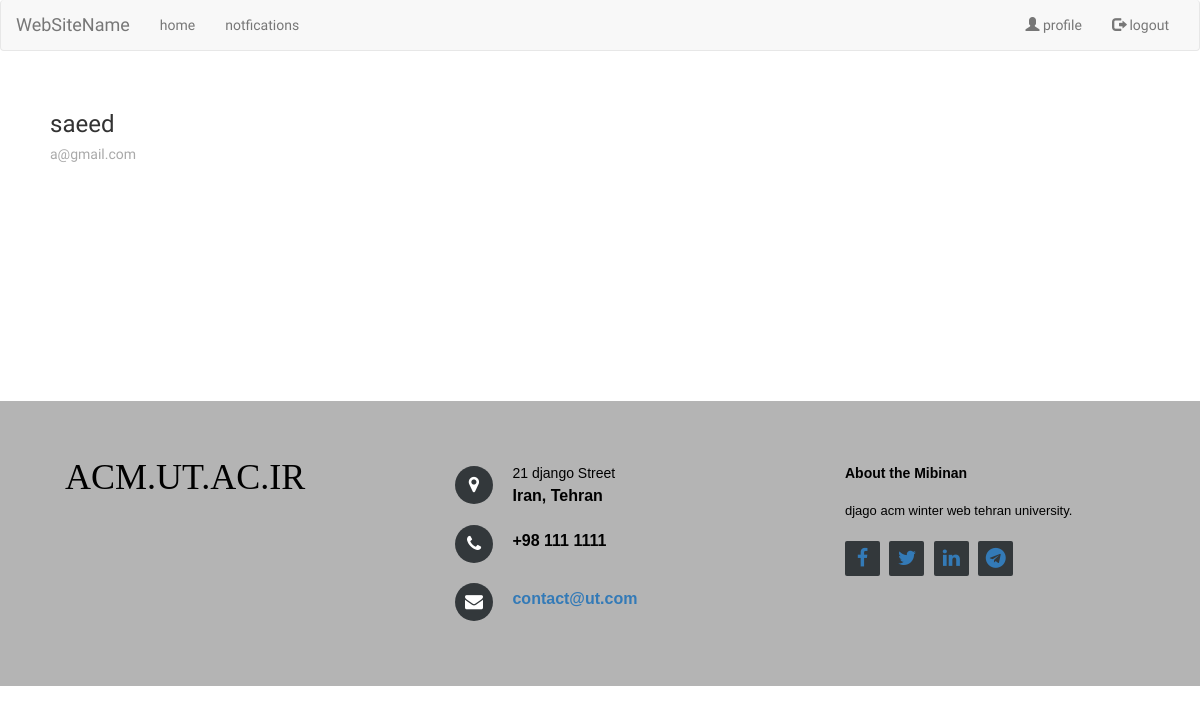
Page /blog/home/1/ on the earlier database version.
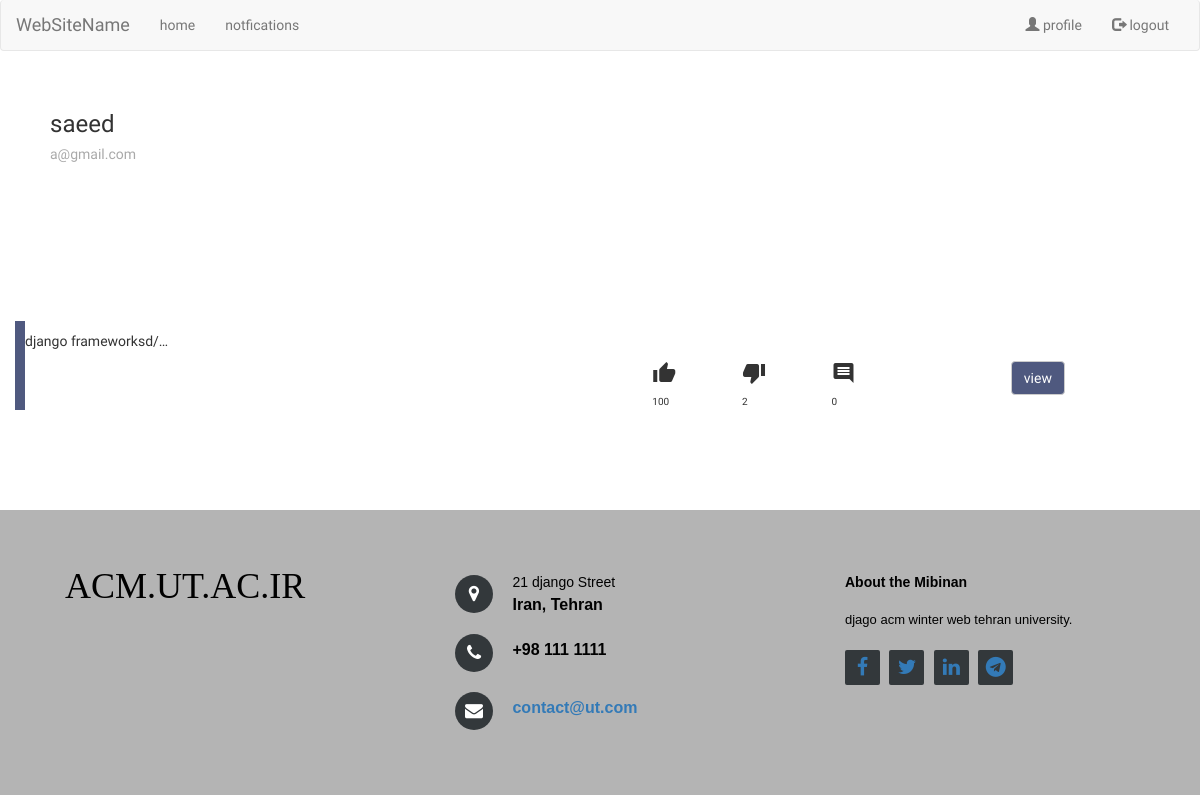
Same page on the later database version.
### blog/models.py (models this page shows)
class Post(models.Model):
    text = models.TextField()
    user = models.ForeignKey(User, related_name='posts')
    like = models.IntegerField(default=0)
    dislike = models.IntegerField(default=0)

### blog/views.py (the view)
# urls.py: url(r'^home/(?P<pk>\d+)/$', views.home, name='home'),
def home(request, pk):
    user = get_object_or_404(User, pk=pk)
    posts = models.Post.objects.filter(user=user)
    return render(request, 'blog/profile.html', {'user': user, 'posts': posts})

### blog/templates/blog/profile.html (shortened to what this page needs)
{% extends 'base.html' %}
{% load static %}
{% load staticfiles %}
{% block content %}
    <div class="container ">
        <div class="row ">
            <div class=" col-8">
                <div class="row" style="margin-bottom: 30px;margin-top: 20px;height:25vh  ">
                    <div class="align-items-center" style="margin-left: 50px">
                        <div>
                            <h3>{{ user.username }}</h3>
                            <h5 style="color: darkgray">{{ user.email }}</h5>
                        </div>
                    </div>
                </div>
                {% for post in posts %}
                    <div class="card" style=";margin-bottom: 20px;border-left:rgba(41,53,99,0.82)  solid 10px">
                        <div class="card-body">
                            <p class="card-text" style="margin-top: 10px">{{ post.text | truncatechars:20 }}</p>
                            <div class="likeBar">
                                <div class="likes">
                                    <div class=""><i class="material-icons">thumb_up</i></div>
                                    <div class="align-self-center "><span style="font-size: 10px">{{ post.like }}</span>
                                    </div>
                                </div>
                                <div class="dislikes">
                                    <div class=""><i class="material-icons">thumb_down</i></div>
                                    <div class="align-self-center "><span
                                            style="font-size: 10px">{{ post.dislike }}</span>
                                    </div>
                                </div>
                                <div class="comments">
                                    <div class=""><i class="material-icons">comment</i></div>
                                    <div class=" align-self-center "><span
                                            style="font-size: 10px">{{ post.comments | length }}</span></div>
                                </div>
                                <div class="view">
                                    <a href="{% url 'post_detail' post.pk %}">
                                        <button onmouseover="aa()" type="button" class="buuuut btn btn-default">view
                                        </button>
                                    </a>
                                </div>
                            </div>
                        </div>
                    </div>
                {% endfor %}
            </div>
        </div>
    </div>
{% endblock %}

### templates/base.html (shortened to what this page needs)
{% load static %}
<!DOCTYPE html>
<html>
<head>
    <link rel="stylesheet" href="https://maxcdn.bootstrapcdn.com/bootstrap/3.3.7/css/bootstrap.min.css">
    <link rel="stylesheet" href="{% static 'accounts/css/base.css' %}">
    <link rel="stylesheet" href="https://cdnjs.cloudflare.com/ajax/libs/font-awesome/4.7.0/css/font-awesome.min.css">
</head>
<body>
<nav class="navbar navbar-default">
    <div class="container-fluid">
        <div class="navbar-header">
            <a class="navbar-brand" href="#">WebSiteName</a>
        </div>
        <div class="collapse navbar-collapse" id="myNavbar">
            <ul class="nav navbar-nav">
                {% if user.is_authenticated %}
                    <li><a href="{% url 'home' user.pk %}">home</a></li>
                    <li><a href="#">notfications</a></li>
                {% endif %}
            </ul>
            <ul class="nav navbar-nav navbar-right">
                {% if user.is_authenticated %}
                    <li><a href="{% url 'home' user.pk %}"><span class="glyphicon glyphicon-user"></span> profile</a>
                    </li>
                    <li><a href="{% url 'logout' %}"><span class="glyphicon glyphicon-log-out"></span> logout</a></li>
                {% else %}
                    <li><a href="{% url 'register' %}"><span class="glyphicon glyphicon-user"></span> Sign Up</a></li>
                    <li><a href="{% url 'login' %}"><span class="glyphicon glyphicon-log-in"></span> Login</a></li>
                {% endif %}
            </ul>
        </div>
    </div>
</nav>
{% block content %}
{% endblock %}
<footer class="footer">
    <div class="container">
        <div class="row">
            <div class="col-md-4 col-sm-6 footer-navigation">
                <h3>
                    ACM.UT.AC.IR
                </h3>
            </div>
            <div class="col-md-4 col-sm-6 footer-contacts">
                <div><span class="fa fa-map-marker footer-contacts-icon"> </span>
                    <p><span class="new-line-span">21 django Street</span>Iran, Tehran</p>
                </div>
                <div><i class="fa fa-phone footer-contacts-icon"></i>
                    <p class="footer-center-info email text-left">+98 111 1111</p>
                </div>
                <div><i class="fa fa-envelope footer-contacts-icon"></i>
                    <p><a href="#" target="_blank">contact@ut.com</a></p>
                </div>
            </div>
            <div class="col-md-4 footer-about">
                <h4>About the Mibinan</h4>
                <p>djago acm winter web tehran university.</p>
                <div class="social-links social-icons">
                    <a href="#"><i class="fa fa-facebook"></i></a>
                    <a href="#"><i class="fa fa-twitter"></i></a>
                    <a href="#"><i class="fa fa-linkedin"></i></a>
                    <a href="#"><i class="fa fa-telegram"></i></a>
                </div>
            </div>
        </div>
    </div>
</footer>
</body>
</html>

### accounts/static/accounts/css/base.css (style rules this page uses)
.navbar { border-top: 0; }

### templates/base.html (style rules this page uses)
footer { background-color:rgb(180, 180, 180); box-shadow:0 1px 1px 0 rgba(0, 0, 0, 0.12); box-sizing:border-box; width:100%; text-align:left; font:bold 16px sans-serif; padding:55px 50px; margin-top:80px; bottom:0; color:black; }
.footer-navigation h3 { margin:0; font:normal 36px Cookie, cursive; margin-bottom:20px; color:black; }
.footer-contacts p { display:inline-block; vertical-align:middle; }
.footer-contacts p a { text-decoration:none; }
.fa.footer-contacts-icon { background-color:#33383b; color:#fff; font-size:18px; width:38px; height:38px; border-radius:50%; text-align:center; line-height:38px; margin:10px 15px 10px 0; }
span.new-line-span { display:block; font-weight:normal; display:block; font-weight:normal; font-size:14px; line-height:2; }
.footer-about h4 { display:block; font-size:14px; font-weight:bold; margin-bottom:20px; }
.footer-about p { line-height:20px; font-size:13px; font-weight:normal; margin:0; }
div.social-links { margin-top:20px; }
.social-links a { display:inline-block; width:35px; height:35px; cursor:pointer; background-color:#33383b; border-radius:2px; font-size:20px; text-align:center; line-height:35px; margin-right:5px; margin-bottom:5px; }

### blog/templates/blog/profile.html (style rules this page uses)
body { font-family: 'Karma', serif; }
.likeBar { display: grid; grid-template-columns: 1fr 1fr 1fr 1fr 1fr 1fr 1fr 1fr 1fr 1fr 1fr 1fr 1fr; grid-column-gap: 5px; }
.likes { grid-column: 8/9; }
.dislikes { grid-column: 9/10; }
.comments { grid-column: 10/11; }
.view { grid-column: 12/13; }
.buuuut { background-color: rgba(41, 53, 99, 0.82); color: white; }

Differences in the rows shown:
added Post: text "django frameworksd/…", like "100", dislike "2", comments|length "0"
